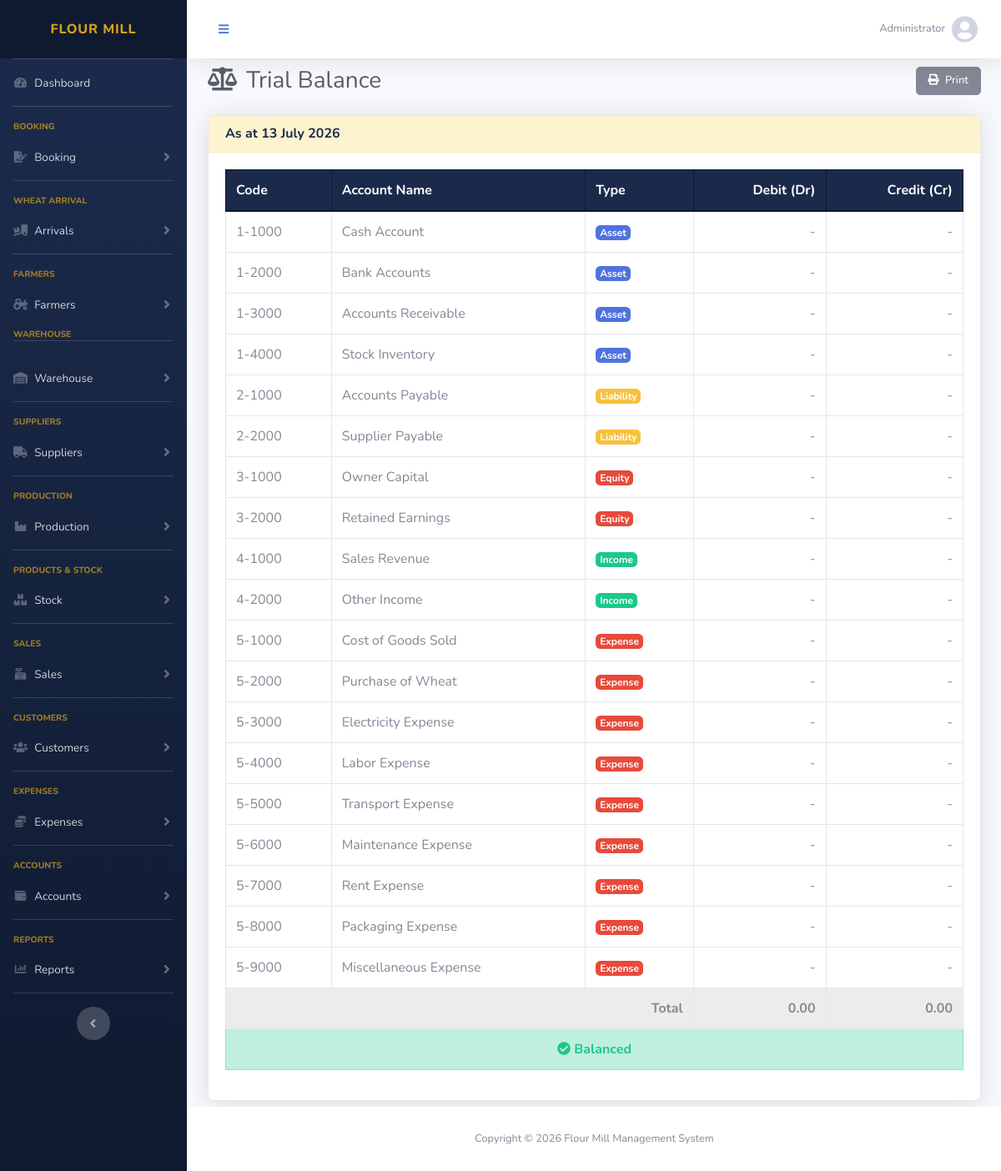
/modules/accounts/trial_balance.php (signed in), run on the app's committed database.
### tables this page shows
CREATE TABLE chart_of_accounts (
    id              INT AUTO_INCREMENT PRIMARY KEY,
    code            VARCHAR(20) NOT NULL UNIQUE,
    name            VARCHAR(150) NOT NULL,
    type            ENUM('asset','liability','equity','income','expense') NOT NULL,
    parent_id       INT DEFAULT NULL,
    opening_balance DECIMAL(12,2) DEFAULT 0.00,
    balance         DECIMAL(12,2) DEFAULT 0.00,
    status          ENUM('active','inactive') DEFAULT 'active',
    created_at      TIMESTAMP DEFAULT CURRENT_TIMESTAMP,
    FOREIGN KEY (parent_id) REFERENCES chart_of_accounts(id)
);

### includes/functions.php (called while the page is built, shortened)
<?php
function money($amount) {
    return number_format($amount, 2);
}

### modules/accounts/trial_balance.php (the view, shortened to what this page needs)
<?php
require_once '../../includes/db.php';
include '../../includes/header.php';
$accounts = $conn->query("SELECT code, name, type, opening_balance, balance FROM chart_of_accounts WHERE parent_id IS NOT NULL AND status='active' ORDER BY code");
?>
<div class="d-sm-flex align-items-center justify-content-between mb-4">
    <h1 class="h3 mb-0 text-gray-800"><i class="fas fa-balance-scale mr-1"></i> Trial Balance</h1>
    <button class="btn btn-sm btn-secondary no-print" onclick="window.print()"><i class="fas fa-print mr-1"></i> Print</button>
</div>
<div class="card shadow mb-4">
    <div class="card-header"><h6 class="font-weight-bold m-0">As at <?= date('d F Y') ?></h6></div>
    <div class="card-body">
        <div class="table-responsive">
            <table class="table table-bordered" width="100%">
                <thead class="thead-dark">
                    <tr>
                        <th>Code</th>
                        <th>Account Name</th>
                        <th>Type</th>
                        <th class="text-right">Debit (Dr)</th>
                        <th class="text-right">Credit (Cr)</th>
                    </tr>
                </thead>
                <tbody>
                    <?php $total_dr=0; $total_cr=0; while ($row = $accounts->fetch_assoc()):
                        $bal = $row['balance'];
                        if (in_array($row['type'], ['asset', 'expense'])) {
                            $dr = $bal > 0 ? $bal : 0;
                            $cr = $bal < 0 ? abs($bal) : 0;
                        } else {
                            $cr = $bal > 0 ? $bal : 0;
                            $dr = $bal < 0 ? abs($bal) : 0;
                        }
                        $total_dr += $dr; $total_cr += $cr;
                    ?>
                    <tr>
                        <td><?= htmlspecialchars($row['code']) ?></td>
                        <td><?= htmlspecialchars($row['name']) ?></td>
                        <td><span class="badge badge-<?= $row['type']=='asset'?'primary':($row['type']=='liability'?'warning':($row['type']=='income'?'success':'danger')) ?>"><?= ucfirst($row['type']) ?></span></td>
                        <td class="text-right"><?= $dr > 0 ? money($dr) : '-' ?></td>
                        <td class="text-right"><?= $cr > 0 ? money($cr) : '-' ?></td>
                    </tr>
                    <?php endwhile; ?>
                </tbody>
                <tfoot class="table-active">
                    <tr>
                        <th colspan="3" class="text-right">Total</th>
                        <th class="text-right"><?= money($total_dr) ?></th>
                        <th class="text-right"><?= money($total_cr) ?></th>
                    </tr>
                    <?php if (abs($total_dr - $total_cr) > 0.01): ?>
                    <tr class="table-danger">
                        <th colspan="3" class="text-right">Difference</th>
                        <th colspan="2" class="text-center text-danger font-weight-bold">Rs <?= money(abs($total_dr - $total_cr)) ?></th>
                    </tr>
                    <?php else: ?>
                    <tr class="table-success">
                        <th colspan="5" class="text-center text-success font-weight-bold"><i class="fas fa-check-circle"></i> Balanced</th>
                    </tr>
                    <?php endif; ?>
                </tfoot>
            </table>
        </div>
    </div>
</div>
<?php include '../../includes/footer.php'; ?>

### includes/header.php (style rules this page uses)
:root { --navy: #1B2A4A; --navy-dark: #0F1A30; --gold: #D4A017; --gold-dark: #B8860B; --gold-light: #FDF3D0; }
.card-header { background-color: var(--gold-light) !important; border-bottom: 1px solid #F5E6B8 !important; }
.card-header .font-weight-bold { color: var(--navy) !important; }
.table .thead-dark th { background-color: var(--navy) !important; border-color: var(--navy-dark) !important; }
.btn { padding: 8px 20px !important; font-size: 14px !important; border-radius: 5px !important; font-weight: 500 !important; }
.btn-sm { padding: 6px 14px !important; font-size: 13px !important; }

### data on the page
chart_of_accounts: code "1-1000", name "Cash Account", type "Asset"
chart_of_accounts: code "1-2000", name "Bank Accounts", type "Asset"
chart_of_accounts: code "1-3000", name "Accounts Receivable", type "Asset"
chart_of_accounts: code "1-4000", name "Stock Inventory", type "Asset"
chart_of_accounts: code "2-1000", name "Accounts Payable", type "Liability"
chart_of_accounts: code "2-2000", name "Supplier Payable", type "Liability"
chart_of_accounts: code "3-1000", name "Owner Capital", type "Equity"
chart_of_accounts: code "3-2000", name "Retained Earnings", type "Equity"
chart_of_accounts: code "4-1000", name "Sales Revenue", type "Income"
chart_of_accounts: code "4-2000", name "Other Income", type "Income"
chart_of_accounts: code "5-1000", name "Cost of Goods Sold", type "Expense"
chart_of_accounts: code "5-2000", name "Purchase of Wheat", type "Expense"
chart_of_accounts: code "5-3000", name "Electricity Expense", type "Expense"
chart_of_accounts: code "5-4000", name "Labor Expense", type "Expense"
chart_of_accounts: code "5-5000", name "Transport Expense", type "Expense"
chart_of_accounts: code "5-6000", name "Maintenance Expense", type "Expense"
chart_of_accounts: code "5-7000", name "Rent Expense", type "Expense"
chart_of_accounts: code "5-8000", name "Packaging Expense", type "Expense"
chart_of_accounts: code "5-9000", name "Miscellaneous Expense", type "Expense", balance "0.00"

### other printed values
$_SESSION['full_name'] "Administrator"
